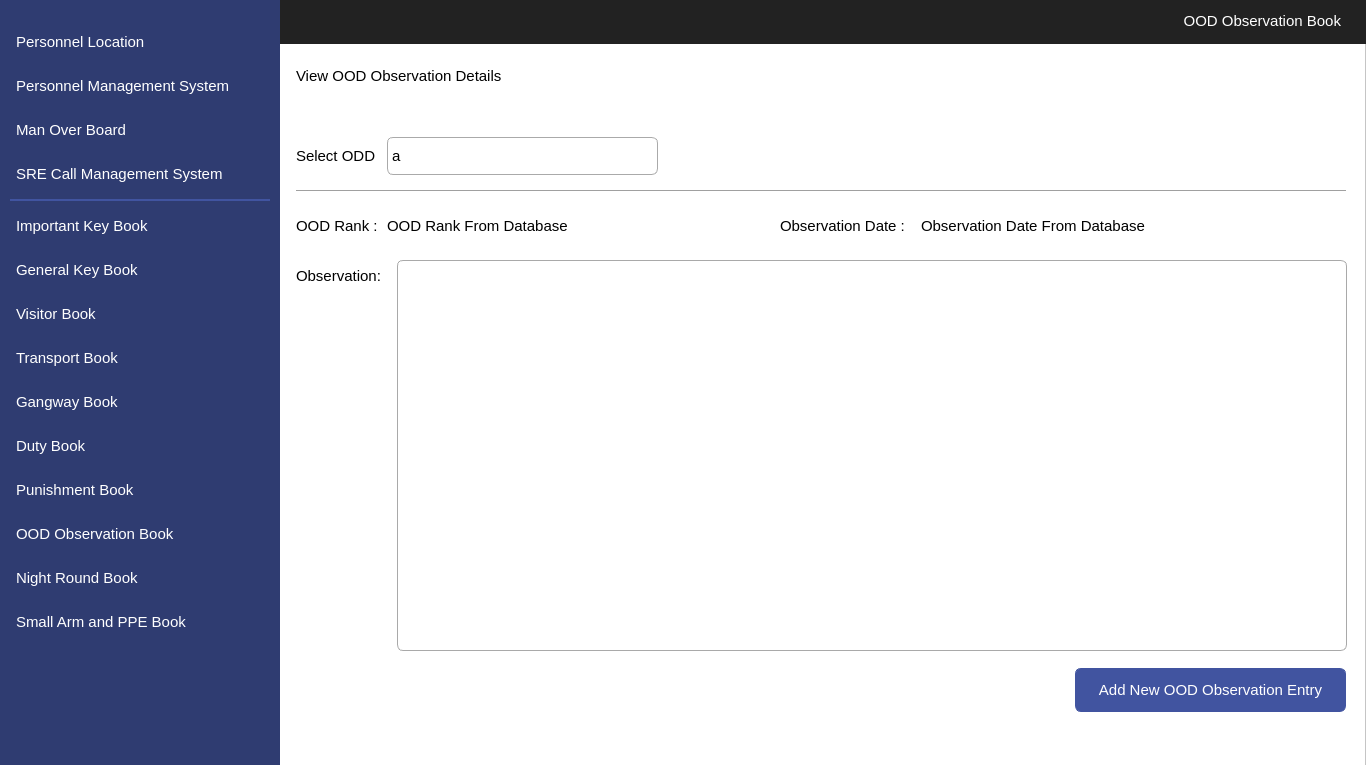
<?xml version="1.0" encoding="UTF-8"?>
<ui version="4.0">
 <class>MainWindow</class>
 <widget class="QMainWindow" name="MainWindow">
  <property name="geometry">
   <rect>
    <x>0</x>
    <y>0</y>
    <width>1366</width>
    <height>765</height>
   </rect>
  </property>
  <property name="windowTitle">
   <string>MainWindow</string>
  </property>
  <widget class="QWidget" name="centralwidget">
   <widget class="QFrame" name="frame">
    <property name="geometry">
     <rect>
      <x>0</x>
      <y>0</y>
      <width>1366</width>
      <height>768</height>
     </rect>
    </property>
    <property name="styleSheet">
     <string notr="true">background-color: #ffffff</string>
    </property>
    <property name="frameShape">
     <enum>QFrame::StyledPanel</enum>
    </property>
    <property name="frameShadow">
     <enum>QFrame::Raised</enum>
    </property>
    <widget class="QLabel" name="label">
     <property name="geometry">
      <rect>
       <x>0</x>
       <y>0</y>
       <width>280</width>
       <height>768</height>
      </rect>
     </property>
     <property name="styleSheet">
      <string notr="true">background-image: url(null);
background-color:#2F3C71;</string>
     </property>
     <property name="text">
      <string/>
     </property>
    </widget>
    <widget class="QLabel" name="label_2">
     <property name="geometry">
      <rect>
       <x>0</x>
       <y>0</y>
       <width>1366</width>
       <height>44</height>
      </rect>
     </property>
     <property name="styleSheet">
      <string notr="true">background-image: url(null);
background-color:#222222;</string>
     </property>
     <property name="text">
      <string/>
     </property>
    </widget>
    <widget class="QLabel" name="label_3">
     <property name="geometry">
      <rect>
       <x>1120</x>
       <y>5</y>
       <width>221</width>
       <height>31</height>
      </rect>
     </property>
     <property name="font">
      <font>
       <family>Segoe UI</family>
       <pointsize>11</pointsize>
      </font>
     </property>
     <property name="styleSheet">
      <string notr="true">color: #ffffff;
background-color: #222222;
font-size: 11pt</string>
     </property>
     <property name="text">
      <string>OOD Observation Book</string>
     </property>
     <property name="alignment">
      <set>Qt::AlignRight|Qt::AlignTrailing|Qt::AlignVCenter</set>
     </property>
    </widget>
    <widget class="QPushButton" name="navAddOODObservation">
     <property name="geometry">
      <rect>
       <x>1075</x>
       <y>668</y>
       <width>271</width>
       <height>44</height>
      </rect>
     </property>
     <property name="font">
      <font>
       <family>Segoe UI</family>
       <pointsize>11</pointsize>
      </font>
     </property>
     <property name="cursor">
      <cursorShape>PointingHandCursor</cursorShape>
     </property>
     <property name="styleSheet">
      <string notr="true">QPushButton
{
    color: #ffffff;
    background-color:#4154A0;
    border-width: 1px;
    border-color: #4154A0;
    border-style: solid;
    border-radius: 6;
    padding: 3px;
    font-size: 11pt;
    padding-left: 5px;
    padding-right: 5px;
    min-width: 40px;
}

QPushButton:hover
{
    background-color:#384889
}
QPushButton:pressed
{
    background-color: #384889;
 	border-width: 3px;
    border-color: #5C70BC;
    border-style: solid;
    border-radius: 6;

}</string>
     </property>
     <property name="text">
      <string>Add New OOD Observation Entry</string>
     </property>
     <property name="icon">
      <iconset>
       <normaloff>InterfaceIcons/add.png</normaloff>InterfaceIcons/add.png</iconset>
     </property>
     <property name="iconSize">
      <size>
       <width>25</width>
       <height>25</height>
      </size>
     </property>
    </widget>
    <widget class="QPushButton" name="navViewPunishment">
     <property name="geometry">
      <rect>
       <x>10</x>
       <y>468</y>
       <width>260</width>
       <height>44</height>
      </rect>
     </property>
     <property name="font">
      <font>
       <family>Segoe UI</family>
       <pointsize>11</pointsize>
      </font>
     </property>
     <property name="cursor">
      <cursorShape>PointingHandCursor</cursorShape>
     </property>
     <property name="styleSheet">
      <string notr="true">QPushButton 
{
    text-align: left;
    color: #ffffff;
    background-color:#2F3C71;
    border-width: 1px;
    border-color: #2F3C71;
    border-style: solid;
    border-radius: 6;
    padding: 3px;
    font-size: 11pt;
    padding-left: 5px;
    padding-right: 5px;
    min-width: 40px;
}

QPushButton:hover
{
    background-color:#4154A0;
}
QPushButton:pressed
{
    background-color: #384889;
 	border-width: 3px;
    border-color: #5C70BC;
    border-style: solid;
    border-radius: 6;

}</string>
     </property>
     <property name="text">
      <string>Punishment Book</string>
     </property>
     <property name="icon">
      <iconset>
       <normaloff>InterfaceIcons/punishment.png</normaloff>InterfaceIcons/punishment.png</iconset>
     </property>
     <property name="iconSize">
      <size>
       <width>25</width>
       <height>25</height>
      </size>
     </property>
     <property name="flat">
      <bool>false</bool>
     </property>
    </widget>
    <widget class="QPushButton" name="navViewImpKey">
     <property name="geometry">
      <rect>
       <x>10</x>
       <y>204</y>
       <width>260</width>
       <height>44</height>
      </rect>
     </property>
     <property name="font">
      <font>
       <family>Segoe UI</family>
       <pointsize>11</pointsize>
      </font>
     </property>
     <property name="cursor">
      <cursorShape>PointingHandCursor</cursorShape>
     </property>
     <property name="styleSheet">
      <string notr="true">QPushButton 
{
    text-align: left;
    color: #ffffff;
    background-color:#2F3C71;
    border-width: 1px;
    border-color: #2F3C71;
    border-style: solid;
    border-radius: 6;
    padding: 3px;
    font-size: 11pt;
    padding-left: 5px;
    padding-right: 5px;
    min-width: 40px;
}

QPushButton:hover
{
    background-color:#4154A0;
}
QPushButton:pressed
{
    background-color: #384889;
 	border-width: 3px;
    border-color: #5C70BC;
    border-style: solid;
    border-radius: 6;

}</string>
     </property>
     <property name="text">
      <string>Important Key Book</string>
     </property>
     <property name="icon">
      <iconset>
       <normaloff>InterfaceIcons/impKey.png</normaloff>InterfaceIcons/impKey.png</iconset>
     </property>
     <property name="iconSize">
      <size>
       <width>25</width>
       <height>25</height>
      </size>
     </property>
     <property name="flat">
      <bool>false</bool>
     </property>
    </widget>
    <widget class="QPushButton" name="navViewGenKey">
     <property name="geometry">
      <rect>
       <x>10</x>
       <y>248</y>
       <width>260</width>
       <height>44</height>
      </rect>
     </property>
     <property name="font">
      <font>
       <family>Segoe UI</family>
       <pointsize>11</pointsize>
      </font>
     </property>
     <property name="cursor">
      <cursorShape>PointingHandCursor</cursorShape>
     </property>
     <property name="styleSheet">
      <string notr="true">QPushButton 
{
    text-align: left;
    color: #ffffff;
    background-color:#2F3C71;
    border-width: 1px;
    border-color: #2F3C71;
    border-style: solid;
    border-radius: 6;
    padding: 3px;
    font-size: 11pt;
    padding-left: 5px;
    padding-right: 5px;
    min-width: 40px;
}

QPushButton:hover
{
    background-color:#4154A0;
}
QPushButton:pressed
{
    background-color: #384889;
 	border-width: 3px;
    border-color: #5C70BC;
    border-style: solid;
    border-radius: 6;

}</string>
     </property>
     <property name="text">
      <string>General Key Book</string>
     </property>
     <property name="icon">
      <iconset>
       <normaloff>InterfaceIcons/genKey.png</normaloff>InterfaceIcons/genKey.png</iconset>
     </property>
     <property name="iconSize">
      <size>
       <width>25</width>
       <height>25</height>
      </size>
     </property>
     <property name="flat">
      <bool>false</bool>
     </property>
    </widget>
    <widget class="QPushButton" name="navViewVisitor">
     <property name="geometry">
      <rect>
       <x>10</x>
       <y>292</y>
       <width>260</width>
       <height>44</height>
      </rect>
     </property>
     <property name="font">
      <font>
       <family>Segoe UI</family>
       <pointsize>11</pointsize>
      </font>
     </property>
     <property name="cursor">
      <cursorShape>PointingHandCursor</cursorShape>
     </property>
     <property name="styleSheet">
      <string notr="true">QPushButton 
{
    text-align: left;
    color: #ffffff;
    background-color:#2F3C71;
    border-width: 1px;
    border-color: #2F3C71;
    border-style: solid;
    border-radius: 6;
    padding: 3px;
    font-size: 11pt;
    padding-left: 5px;
    padding-right: 5px;
    min-width: 40px;
}

QPushButton:hover
{
    background-color:#4154A0;
}
QPushButton:pressed
{
    background-color: #384889;
 	border-width: 3px;
    border-color: #5C70BC;
    border-style: solid;
    border-radius: 6;
}</string>
     </property>
     <property name="text">
      <string>Visitor Book</string>
     </property>
     <property name="icon">
      <iconset>
       <normaloff>InterfaceIcons/visitor.png</normaloff>InterfaceIcons/visitor.png</iconset>
     </property>
     <property name="iconSize">
      <size>
       <width>25</width>
       <height>25</height>
      </size>
     </property>
     <property name="flat">
      <bool>false</bool>
     </property>
    </widget>
    <widget class="QPushButton" name="navViewTransport">
     <property name="geometry">
      <rect>
       <x>10</x>
       <y>336</y>
       <width>260</width>
       <height>44</height>
      </rect>
     </property>
     <property name="font">
      <font>
       <family>Segoe UI</family>
       <pointsize>11</pointsize>
      </font>
     </property>
     <property name="cursor">
      <cursorShape>PointingHandCursor</cursorShape>
     </property>
     <property name="styleSheet">
      <string notr="true">QPushButton 
{
    text-align: left;
    color: #ffffff;
    background-color:#2F3C71;
    border-width: 1px;
    border-color: #2F3C71;
    border-style: solid;
    border-radius: 6;
    padding: 3px;
    font-size: 11pt;
    padding-left: 5px;
    padding-right: 5px;
    min-width: 40px;
}

QPushButton:hover
{
    background-color:#4154A0;
}
QPushButton:pressed
{
    background-color: #384889;
 	border-width: 3px;
    border-color: #5C70BC;
    border-style: solid;
    border-radius: 6;

}</string>
     </property>
     <property name="text">
      <string>Transport Book</string>
     </property>
     <property name="icon">
      <iconset>
       <normaloff>InterfaceIcons/transport.png</normaloff>InterfaceIcons/transport.png</iconset>
     </property>
     <property name="iconSize">
      <size>
       <width>25</width>
       <height>25</height>
      </size>
     </property>
     <property name="flat">
      <bool>false</bool>
     </property>
    </widget>
    <widget class="QPushButton" name="navViewGangway">
     <property name="geometry">
      <rect>
       <x>10</x>
       <y>380</y>
       <width>260</width>
       <height>44</height>
      </rect>
     </property>
     <property name="font">
      <font>
       <family>Segoe UI</family>
       <pointsize>11</pointsize>
      </font>
     </property>
     <property name="cursor">
      <cursorShape>PointingHandCursor</cursorShape>
     </property>
     <property name="styleSheet">
      <string notr="true">QPushButton 
{
    text-align: left;
    color: #ffffff;
    background-color:#2F3C71;
    border-width: 1px;
    border-color: #2F3C71;
    border-style: solid;
    border-radius: 6;
    padding: 3px;
    font-size: 11pt;
    padding-left: 5px;
    padding-right: 5px;
    min-width: 40px;
}

QPushButton:hover
{
    background-color:#4154A0;
}
QPushButton:pressed
{
    background-color: #384889;
 	border-width: 3px;
    border-color: #5C70BC;
    border-style: solid;
    border-radius: 6;

}</string>
     </property>
     <property name="text">
      <string>Gangway Book</string>
     </property>
     <property name="icon">
      <iconset>
       <normaloff>InterfaceIcons/gangway.png</normaloff>InterfaceIcons/gangway.png</iconset>
     </property>
     <property name="iconSize">
      <size>
       <width>25</width>
       <height>25</height>
      </size>
     </property>
     <property name="flat">
      <bool>false</bool>
     </property>
    </widget>
    <widget class="QPushButton" name="navViewDuty">
     <property name="geometry">
      <rect>
       <x>10</x>
       <y>424</y>
       <width>260</width>
       <height>44</height>
      </rect>
     </property>
     <property name="font">
      <font>
       <family>Segoe UI</family>
       <pointsize>11</pointsize>
      </font>
     </property>
     <property name="cursor">
      <cursorShape>PointingHandCursor</cursorShape>
     </property>
     <property name="styleSheet">
      <string notr="true">QPushButton 
{
    text-align: left;
    color: #ffffff;
    background-color:#2F3C71;
    border-width: 1px;
    border-color: #2F3C71;
    border-style: solid;
    border-radius: 6;
    padding: 3px;
    font-size: 11pt;
    padding-left: 5px;
    padding-right: 5px;
    min-width: 40px;
}

QPushButton:hover
{
    background-color:#4154A0;
}
QPushButton:pressed
{
    background-color: #384889;
 	border-width: 3px;
    border-color: #5C70BC;
    border-style: solid;
    border-radius: 6;

}</string>
     </property>
     <property name="text">
      <string>Duty Book</string>
     </property>
     <property name="icon">
      <iconset>
       <normaloff>InterfaceIcons/duty.png</normaloff>InterfaceIcons/duty.png</iconset>
     </property>
     <property name="iconSize">
      <size>
       <width>25</width>
       <height>25</height>
      </size>
     </property>
     <property name="flat">
      <bool>false</bool>
     </property>
    </widget>
    <widget class="QPushButton" name="navViewNight">
     <property name="geometry">
      <rect>
       <x>10</x>
       <y>556</y>
       <width>260</width>
       <height>44</height>
      </rect>
     </property>
     <property name="font">
      <font>
       <family>Segoe UI</family>
       <pointsize>11</pointsize>
      </font>
     </property>
     <property name="cursor">
      <cursorShape>PointingHandCursor</cursorShape>
     </property>
     <property name="styleSheet">
      <string notr="true">QPushButton 
{
    text-align: left;
    color: #ffffff;
    background-color:#2F3C71;
    border-width: 1px;
    border-color: #2F3C71;
    border-style: solid;
    border-radius: 6;
    padding: 3px;
    font-size: 11pt;
    padding-left: 5px;
    padding-right: 5px;
    min-width: 40px;
}

QPushButton:hover
{
    background-color:#4154A0;
}
QPushButton:pressed
{
    background-color: #384889;
 	border-width: 3px;
    border-color: #5C70BC;
    border-style: solid;
    border-radius: 6;

}</string>
     </property>
     <property name="text">
      <string>Night Round Book</string>
     </property>
     <property name="icon">
      <iconset>
       <normaloff>InterfaceIcons/night.png</normaloff>InterfaceIcons/night.png</iconset>
     </property>
     <property name="iconSize">
      <size>
       <width>25</width>
       <height>25</height>
      </size>
     </property>
     <property name="flat">
      <bool>false</bool>
     </property>
    </widget>
    <widget class="QLabel" name="label_4">
     <property name="geometry">
      <rect>
       <x>10</x>
       <y>199</y>
       <width>260</width>
       <height>2</height>
      </rect>
     </property>
     <property name="styleSheet">
      <string notr="true">background-color:#4154A0;</string>
     </property>
     <property name="text">
      <string/>
     </property>
    </widget>
    <widget class="QPushButton" name="navViewMOB">
     <property name="geometry">
      <rect>
       <x>10</x>
       <y>108</y>
       <width>260</width>
       <height>44</height>
      </rect>
     </property>
     <property name="font">
      <font>
       <family>Segoe UI</family>
       <pointsize>11</pointsize>
      </font>
     </property>
     <property name="cursor">
      <cursorShape>PointingHandCursor</cursorShape>
     </property>
     <property name="styleSheet">
      <string notr="true">QPushButton 
{
    text-align: left;
    color: #ffffff;
    background-color:#2F3C71;
    border-width: 1px;
    border-color: #2F3C71;
    border-style: solid;
    border-radius: 6;
    padding: 3px;
    font-size: 11pt;
    padding-left: 5px;
    padding-right: 5px;
    min-width: 40px;
}

QPushButton:hover
{
    background-color:#4154A0;
}
QPushButton:pressed
{
    background-color: #384889;
 	border-width: 3px;
    border-color: #5C70BC;
    border-style: solid;
    border-radius: 6;

}</string>
     </property>
     <property name="text">
      <string>Man Over Board</string>
     </property>
     <property name="icon">
      <iconset>
       <normaloff>InterfaceIcons/mob.png</normaloff>InterfaceIcons/mob.png</iconset>
     </property>
     <property name="iconSize">
      <size>
       <width>32</width>
       <height>32</height>
      </size>
     </property>
     <property name="flat">
      <bool>false</bool>
     </property>
    </widget>
    <widget class="QPushButton" name="navViewLocation">
     <property name="geometry">
      <rect>
       <x>10</x>
       <y>20</y>
       <width>260</width>
       <height>44</height>
      </rect>
     </property>
     <property name="font">
      <font>
       <family>Segoe UI</family>
       <pointsize>11</pointsize>
      </font>
     </property>
     <property name="cursor">
      <cursorShape>PointingHandCursor</cursorShape>
     </property>
     <property name="styleSheet">
      <string notr="true">QPushButton 
{
    text-align: left;
    color: #ffffff;
    background-color:#2F3C71;
    border-width: 1px;
    border-color: #2F3C71;
    border-style: solid;
    border-radius: 6;
    padding: 3px;
    font-size: 11pt;
    padding-left: 5px;
    padding-right: 5px;
    min-width: 40px;
}

QPushButton:hover
{
    background-color:#4154A0;
}
QPushButton:pressed
{
    background-color: #384889;
 	border-width: 3px;
    border-color: #5C70BC;
    border-style: solid;
    border-radius: 6;

}</string>
     </property>
     <property name="text">
      <string>Personnel Location</string>
     </property>
     <property name="icon">
      <iconset>
       <normaloff>InterfaceIcons/locate.png</normaloff>InterfaceIcons/locate.png</iconset>
     </property>
     <property name="iconSize">
      <size>
       <width>25</width>
       <height>25</height>
      </size>
     </property>
     <property name="flat">
      <bool>false</bool>
     </property>
    </widget>
    <widget class="QPushButton" name="navViewManagement">
     <property name="geometry">
      <rect>
       <x>10</x>
       <y>64</y>
       <width>260</width>
       <height>44</height>
      </rect>
     </property>
     <property name="font">
      <font>
       <family>Segoe UI</family>
       <pointsize>11</pointsize>
      </font>
     </property>
     <property name="cursor">
      <cursorShape>PointingHandCursor</cursorShape>
     </property>
     <property name="styleSheet">
      <string notr="true">QPushButton 
{
    text-align: left;
    color: #ffffff;
    background-color:#2F3C71;
    border-width: 1px;
    border-color: #2F3C71;
    border-style: solid;
    border-radius: 6;
    padding: 3px;
    font-size: 11pt;
    padding-left: 5px;
    padding-right: 5px;
    min-width: 40px;
}

QPushButton:hover
{
    background-color:#4154A0;
}
QPushButton:pressed
{
    background-color: #384889;
 	border-width: 3px;
    border-color: #5C70BC;
    border-style: solid;
    border-radius: 6;

}</string>
     </property>
     <property name="text">
      <string>Personnel Management System</string>
     </property>
     <property name="icon">
      <iconset>
       <normaloff>InterfaceIcons/personnel.png</normaloff>InterfaceIcons/personnel.png</iconset>
     </property>
     <property name="iconSize">
      <size>
       <width>32</width>
       <height>32</height>
      </size>
     </property>
     <property name="flat">
      <bool>false</bool>
     </property>
    </widget>
    <widget class="QPushButton" name="navViewPPE">
     <property name="geometry">
      <rect>
       <x>10</x>
       <y>600</y>
       <width>260</width>
       <height>44</height>
      </rect>
     </property>
     <property name="font">
      <font>
       <family>Segoe UI</family>
       <pointsize>11</pointsize>
      </font>
     </property>
     <property name="cursor">
      <cursorShape>PointingHandCursor</cursorShape>
     </property>
     <property name="styleSheet">
      <string notr="true">QPushButton 
{
    text-align: left;
    color: #ffffff;
    background-color:#2F3C71;
    border-width: 1px;
    border-color: #2F3C71;
    border-style: solid;
    border-radius: 6;
    padding: 3px;
    font-size: 11pt;
    padding-left: 5px;
    padding-right: 5px;
    min-width: 40px;
}

QPushButton:hover
{
    background-color:#4154A0;
}
QPushButton:pressed
{
    background-color: #384889;
 	border-width: 3px;
    border-color: #5C70BC;
    border-style: solid;
    border-radius: 6;

}</string>
     </property>
     <property name="text">
      <string>Small Arm and PPE Book</string>
     </property>
     <property name="icon">
      <iconset>
       <normaloff>InterfaceIcons/armPPE.png</normaloff>InterfaceIcons/armPPE.png</iconset>
     </property>
     <property name="iconSize">
      <size>
       <width>25</width>
       <height>25</height>
      </size>
     </property>
     <property name="flat">
      <bool>false</bool>
     </property>
    </widget>
    <widget class="QPushButton" name="navViewOOD">
     <property name="enabled">
      <bool>false</bool>
     </property>
     <property name="geometry">
      <rect>
       <x>10</x>
       <y>512</y>
       <width>260</width>
       <height>44</height>
      </rect>
     </property>
     <property name="font">
      <font>
       <family>Segoe UI</family>
       <pointsize>11</pointsize>
      </font>
     </property>
     <property name="cursor">
      <cursorShape>PointingHandCursor</cursorShape>
     </property>
     <property name="styleSheet">
      <string notr="true">QPushButton 
{
    text-align: left;
    color: #ffffff;
    background-color:#2F3C71;
    border-width: 1px;
    border-color: #2F3C71;
    border-style: solid;
    border-radius: 6;
    padding: 3px;
    font-size: 11pt;
    padding-left: 5px;
    padding-right: 5px;
    min-width: 40px;
}

QPushButton:hover
{
    background-color:#4154A0;
}

QPushButton:active
{
    background-color:#4154A0;
}
QPushButton:pressed
{
    background-color: #384889;
 	border-width: 3px;
    border-color: #5C70BC;
    border-style: solid;
    border-radius: 6;

}</string>
     </property>
     <property name="text">
      <string>OOD Observation Book</string>
     </property>
     <property name="icon">
      <iconset>
       <normaloff>InterfaceIcons/oodObserve.png</normaloff>InterfaceIcons/oodObserve.png</iconset>
     </property>
     <property name="iconSize">
      <size>
       <width>25</width>
       <height>25</height>
      </size>
     </property>
     <property name="flat">
      <bool>false</bool>
     </property>
    </widget>
    <widget class="QPushButton" name="navViewCMS">
     <property name="geometry">
      <rect>
       <x>10</x>
       <y>152</y>
       <width>260</width>
       <height>44</height>
      </rect>
     </property>
     <property name="font">
      <font>
       <family>Segoe UI</family>
       <pointsize>11</pointsize>
      </font>
     </property>
     <property name="cursor">
      <cursorShape>PointingHandCursor</cursorShape>
     </property>
     <property name="styleSheet">
      <string notr="true">QPushButton 
{
    text-align: left;
    color: #ffffff;
    background-color:#2F3C71;
    border-width: 1px;
    border-color: #2F3C71;
    border-style: solid;
    border-radius: 6;
    padding: 3px;
    font-size: 11pt;
    padding-left: 5px;
    padding-right: 5px;
    min-width: 40px;
}

QPushButton:hover
{
    background-color:#4154A0;
}
QPushButton:pressed
{
    background-color: #384889;
 	border-width: 3px;
    border-color: #5C70BC;
    border-style: solid;
    border-radius: 6;

}</string>
     </property>
     <property name="text">
      <string>SRE Call Management System</string>
     </property>
     <property name="icon">
      <iconset>
       <normaloff>InterfaceIcons/sreCall.png</normaloff>InterfaceIcons/sreCall.png</iconset>
     </property>
     <property name="iconSize">
      <size>
       <width>25</width>
       <height>25</height>
      </size>
     </property>
     <property name="flat">
      <bool>false</bool>
     </property>
    </widget>
    <widget class="QLabel" name="label_6">
     <property name="geometry">
      <rect>
       <x>296</x>
       <y>60</y>
       <width>221</width>
       <height>31</height>
      </rect>
     </property>
     <property name="font">
      <font>
       <family>Segoe UI</family>
       <pointsize>11</pointsize>
      </font>
     </property>
     <property name="layoutDirection">
      <enum>Qt::LeftToRight</enum>
     </property>
     <property name="styleSheet">
      <string notr="true">color: #000000;
background-color:#ffffff;
font-size: 11pt</string>
     </property>
     <property name="text">
      <string>View OOD Observation Details</string>
     </property>
     <property name="alignment">
      <set>Qt::AlignLeading|Qt::AlignLeft|Qt::AlignVCenter</set>
     </property>
    </widget>
    <widget class="QLabel" name="label_7">
     <property name="geometry">
      <rect>
       <x>296</x>
       <y>140</y>
       <width>91</width>
       <height>31</height>
      </rect>
     </property>
     <property name="font">
      <font>
       <family>Segoe UI</family>
       <pointsize>11</pointsize>
      </font>
     </property>
     <property name="layoutDirection">
      <enum>Qt::LeftToRight</enum>
     </property>
     <property name="styleSheet">
      <string notr="true">color: #000000;
background-color:#ffffff;
font-size: 11pt</string>
     </property>
     <property name="text">
      <string>Select ODD</string>
     </property>
     <property name="alignment">
      <set>Qt::AlignLeading|Qt::AlignLeft|Qt::AlignVCenter</set>
     </property>
    </widget>
    <widget class="QLabel" name="label_8">
     <property name="geometry">
      <rect>
       <x>296</x>
       <y>210</y>
       <width>91</width>
       <height>31</height>
      </rect>
     </property>
     <property name="font">
      <font>
       <family>Segoe UI</family>
       <pointsize>11</pointsize>
      </font>
     </property>
     <property name="layoutDirection">
      <enum>Qt::LeftToRight</enum>
     </property>
     <property name="styleSheet">
      <string notr="true">color: #000000;
background-color:#ffffff;
font-size: 11pt</string>
     </property>
     <property name="text">
      <string>OOD Rank :</string>
     </property>
     <property name="alignment">
      <set>Qt::AlignLeading|Qt::AlignLeft|Qt::AlignVCenter</set>
     </property>
    </widget>
    <widget class="QLabel" name="label_9">
     <property name="geometry">
      <rect>
       <x>780</x>
       <y>210</y>
       <width>141</width>
       <height>31</height>
      </rect>
     </property>
     <property name="font">
      <font>
       <family>Segoe UI</family>
       <pointsize>11</pointsize>
      </font>
     </property>
     <property name="layoutDirection">
      <enum>Qt::LeftToRight</enum>
     </property>
     <property name="styleSheet">
      <string notr="true">color: #000000;
background-color:#ffffff;
font-size: 11pt</string>
     </property>
     <property name="text">
      <string>Observation Date :</string>
     </property>
     <property name="alignment">
      <set>Qt::AlignLeading|Qt::AlignLeft|Qt::AlignVCenter</set>
     </property>
    </widget>
    <widget class="QLabel" name="lblOODRank">
     <property name="geometry">
      <rect>
       <x>387</x>
       <y>210</y>
       <width>321</width>
       <height>31</height>
      </rect>
     </property>
     <property name="font">
      <font>
       <family>Segoe UI</family>
       <pointsize>11</pointsize>
      </font>
     </property>
     <property name="layoutDirection">
      <enum>Qt::LeftToRight</enum>
     </property>
     <property name="styleSheet">
      <string notr="true">color: #000000;
background-color:#ffffff;
font-size: 11pt</string>
     </property>
     <property name="text">
      <string>OOD Rank From Database</string>
     </property>
     <property name="alignment">
      <set>Qt::AlignLeading|Qt::AlignLeft|Qt::AlignVCenter</set>
     </property>
    </widget>
    <widget class="QLabel" name="lblObservationDate">
     <property name="geometry">
      <rect>
       <x>921</x>
       <y>210</y>
       <width>321</width>
       <height>31</height>
      </rect>
     </property>
     <property name="font">
      <font>
       <family>Segoe UI</family>
       <pointsize>11</pointsize>
      </font>
     </property>
     <property name="layoutDirection">
      <enum>Qt::LeftToRight</enum>
     </property>
     <property name="styleSheet">
      <string notr="true">color: #000000;
background-color:#ffffff;
font-size: 11pt</string>
     </property>
     <property name="text">
      <string>Observation Date From Database</string>
     </property>
     <property name="alignment">
      <set>Qt::AlignLeading|Qt::AlignLeft|Qt::AlignVCenter</set>
     </property>
    </widget>
    <widget class="QLabel" name="label_13">
     <property name="geometry">
      <rect>
       <x>296</x>
       <y>190</y>
       <width>1050</width>
       <height>1</height>
      </rect>
     </property>
     <property name="styleSheet">
      <string notr="true">background-color:#A0A0A0;</string>
     </property>
     <property name="text">
      <string/>
     </property>
    </widget>
    <widget class="QLabel" name="label_12">
     <property name="geometry">
      <rect>
       <x>296</x>
       <y>260</y>
       <width>101</width>
       <height>31</height>
      </rect>
     </property>
     <property name="font">
      <font>
       <family>Segoe UI</family>
       <pointsize>11</pointsize>
      </font>
     </property>
     <property name="layoutDirection">
      <enum>Qt::LeftToRight</enum>
     </property>
     <property name="styleSheet">
      <string notr="true">color: #000000;
background-color:#ffffff;
font-size: 11pt</string>
     </property>
     <property name="text">
      <string>Observation:</string>
     </property>
     <property name="alignment">
      <set>Qt::AlignLeading|Qt::AlignLeft|Qt::AlignVCenter</set>
     </property>
    </widget>
    <widget class="QPlainTextEdit" name="txtObservation">
     <property name="enabled">
      <bool>true</bool>
     </property>
     <property name="geometry">
      <rect>
       <x>397</x>
       <y>260</y>
       <width>950</width>
       <height>391</height>
      </rect>
     </property>
     <property name="font">
      <font>
       <family>Segoe UI</family>
       <pointsize>11</pointsize>
      </font>
     </property>
     <property name="styleSheet">
      <string notr="true">QPlainTextEdit{
border: 1px;
border-radius:6;
padding: 3;
border-color: darkgray;
border-style: solid;
background-color: palette(base);
}</string>
     </property>
    </widget>
    <widget class="QComboBox" name="cboxSelectOOD">
     <property name="geometry">
      <rect>
       <x>387</x>
       <y>137</y>
       <width>271</width>
       <height>38</height>
      </rect>
     </property>
     <property name="font">
      <font>
       <family>Segoe UI</family>
       <pointsize>11</pointsize>
       <kerning>true</kerning>
      </font>
     </property>
     <property name="cursor">
      <cursorShape>PointingHandCursor</cursorShape>
     </property>
     <property name="styleSheet">
      <string notr="true">QComboBox{ border-width: 1px;
 border-color: #aaa;
 border-style: solid;
border-radius:6; 
}

QComboBox::drop-down:button{
background-color:transparent;
}
QComboBox::down-arrow {
 
    image: url(C:/Users/home/Desktop/IndoorPoistionInterfaces/InterfaceIcons/dropDown.png);
    width: 25px;
    height: 9px;
}
QComboBox:hover{
	 border:1px solid #000;	
 	transition:.3s;
}
  QComboBox:focus{
    border-color:dodgerBlue;
    box-shadow:0 0 8px 0 dodgerBlue;
  }
</string>
     </property>
     <property name="frame">
      <bool>true</bool>
     </property>
     <item>
      <property name="text">
       <string>a</string>
      </property>
     </item>
     <item>
      <property name="text">
       <string>v</string>
      </property>
     </item>
     <item>
      <property name="text">
       <string>d</string>
      </property>
     </item>
    </widget>
    <zorder>label_2</zorder>
    <zorder>label</zorder>
    <zorder>label_3</zorder>
    <zorder>navAddOODObservation</zorder>
    <zorder>navViewPunishment</zorder>
    <zorder>navViewImpKey</zorder>
    <zorder>navViewGenKey</zorder>
    <zorder>navViewVisitor</zorder>
    <zorder>navViewTransport</zorder>
    <zorder>navViewGangway</zorder>
    <zorder>navViewDuty</zorder>
    <zorder>navViewNight</zorder>
    <zorder>label_4</zorder>
    <zorder>navViewMOB</zorder>
    <zorder>navViewLocation</zorder>
    <zorder>navViewManagement</zorder>
    <zorder>navViewPPE</zorder>
    <zorder>navViewOOD</zorder>
    <zorder>navViewCMS</zorder>
    <zorder>label_6</zorder>
    <zorder>label_7</zorder>
    <zorder>label_8</zorder>
    <zorder>label_9</zorder>
    <zorder>lblOODRank</zorder>
    <zorder>lblObservationDate</zorder>
    <zorder>label_13</zorder>
    <zorder>label_12</zorder>
    <zorder>txtObservation</zorder>
    <zorder>cboxSelectOOD</zorder>
   </widget>
  </widget>
 </widget>
 <resources/>
 <connections/>
</ui>
